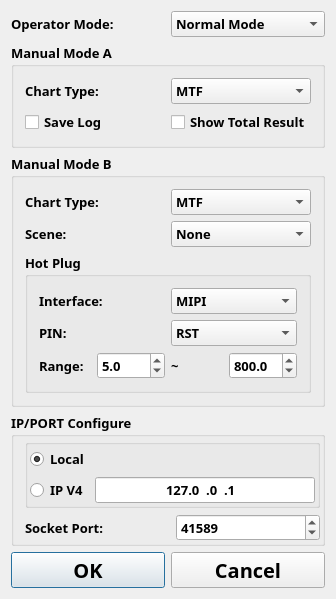
<?xml version="1.0" encoding="UTF-8"?>
<ui version="4.0">
 <class>QHOpModeSwitch</class>
 <widget class="QDialog" name="QHOpModeSwitch">
  <property name="geometry">
   <rect>
    <x>0</x>
    <y>0</y>
    <width>336</width>
    <height>514</height>
   </rect>
  </property>
  <property name="font">
   <font>
    <family>Microsoft Tai Le</family>
    <pointsize>10</pointsize>
    <weight>75</weight>
    <bold>true</bold>
   </font>
  </property>
  <property name="windowTitle">
   <string>Choose Operator Mode</string>
  </property>
  <layout class="QVBoxLayout" name="verticalLayout_6">
   <item>
    <layout class="QHBoxLayout" name="horizontalLayout_6">
     <item>
      <widget class="QLabel" name="label">
       <property name="text">
        <string>Operator Mode:</string>
       </property>
      </widget>
     </item>
     <item>
      <widget class="QComboBox" name="modecomboBox">
       <item>
        <property name="text">
         <string>Normal Mode</string>
        </property>
       </item>
       <item>
        <property name="text">
         <string>Manual Mode A</string>
        </property>
       </item>
       <item>
        <property name="text">
         <string>Slave Mode</string>
        </property>
       </item>
       <item>
        <property name="text">
         <string>Manual Mode B</string>
        </property>
       </item>
       <item>
        <property name="text">
         <string>Master Mode</string>
        </property>
       </item>
      </widget>
     </item>
    </layout>
   </item>
   <item>
    <widget class="QGroupBox" name="manualmodeAgroupBox">
     <property name="title">
      <string>Manual Mode A</string>
     </property>
     <layout class="QVBoxLayout" name="verticalLayout">
      <item>
       <layout class="QHBoxLayout" name="horizontalLayout_3">
        <item>
         <widget class="QLabel" name="charttypeAlabel">
          <property name="text">
           <string>Chart Type:</string>
          </property>
         </widget>
        </item>
        <item>
         <widget class="QComboBox" name="chartTypecomboBox">
          <item>
           <property name="text">
            <string notr="true">MTF</string>
           </property>
          </item>
          <item>
           <property name="text">
            <string notr="true">SFR</string>
           </property>
          </item>
          <item>
           <property name="text">
            <string notr="true">TV Line</string>
           </property>
          </item>
         </widget>
        </item>
       </layout>
      </item>
      <item>
       <layout class="QHBoxLayout" name="horizontalLayout_4">
        <item>
         <widget class="QCheckBox" name="saveLogcheckBox">
          <property name="text">
           <string>Save Log</string>
          </property>
         </widget>
        </item>
        <item>
         <widget class="QCheckBox" name="showTotalResultcheckBox">
          <property name="text">
           <string>Show Total Result</string>
          </property>
         </widget>
        </item>
       </layout>
      </item>
     </layout>
    </widget>
   </item>
   <item>
    <widget class="QGroupBox" name="manualmodeBgroupBox">
     <property name="title">
      <string>Manual Mode B</string>
     </property>
     <layout class="QVBoxLayout" name="verticalLayout_5">
      <item>
       <layout class="QHBoxLayout" name="horizontalLayout_7">
        <item>
         <widget class="QLabel" name="charttypeBlabel">
          <property name="text">
           <string>Chart Type:</string>
          </property>
         </widget>
        </item>
        <item>
         <widget class="QComboBox" name="B_chartTypecomboBox">
          <item>
           <property name="text">
            <string notr="true">MTF</string>
           </property>
          </item>
          <item>
           <property name="text">
            <string notr="true">SFR</string>
           </property>
          </item>
          <item>
           <property name="text">
            <string notr="true">TV Line</string>
           </property>
          </item>
         </widget>
        </item>
       </layout>
      </item>
      <item>
       <layout class="QHBoxLayout" name="horizontalLayout_11">
        <item>
         <widget class="QLabel" name="Scenelabel">
          <property name="text">
           <string>Scene:</string>
          </property>
         </widget>
        </item>
        <item>
         <widget class="QComboBox" name="B_scenccomboBox">
          <property name="currentIndex">
           <number>0</number>
          </property>
          <item>
           <property name="text">
            <string>None</string>
           </property>
          </item>
          <item>
           <property name="text">
            <string>Auto</string>
           </property>
          </item>
          <item>
           <property name="text">
            <string>Focus Adjust</string>
           </property>
          </item>
          <item>
           <property name="text">
            <string>White Field</string>
           </property>
          </item>
          <item>
           <property name="text">
            <string>Black Field</string>
           </property>
          </item>
         </widget>
        </item>
       </layout>
      </item>
      <item>
       <widget class="QGroupBox" name="HotPlugroupBox">
        <property name="title">
         <string>Hot Plug</string>
        </property>
        <layout class="QVBoxLayout" name="verticalLayout_4">
         <item>
          <layout class="QHBoxLayout" name="horizontalLayout_8">
           <item>
            <widget class="QLabel" name="interfacelabel">
             <property name="text">
              <string>Interface:</string>
             </property>
            </widget>
           </item>
           <item>
            <widget class="QComboBox" name="B_PlugInterfacecomboBox">
             <item>
              <property name="text">
               <string notr="true">MIPI</string>
              </property>
             </item>
             <item>
              <property name="text">
               <string notr="true">DVP</string>
              </property>
             </item>
            </widget>
           </item>
          </layout>
         </item>
         <item>
          <layout class="QHBoxLayout" name="horizontalLayout_9">
           <item>
            <widget class="QLabel" name="PINlabel">
             <property name="text">
              <string>PIN:</string>
             </property>
            </widget>
           </item>
           <item>
            <widget class="QComboBox" name="B_Plug2ndNamecomboBox">
             <item>
              <property name="text">
               <string notr="true">RST</string>
              </property>
             </item>
             <item>
              <property name="text">
               <string notr="true">PWDN</string>
              </property>
             </item>
             <item>
              <property name="text">
               <string>MCLK</string>
              </property>
             </item>
             <item>
              <property name="text">
               <string>SCL</string>
              </property>
             </item>
             <item>
              <property name="text">
               <string>SDA</string>
              </property>
             </item>
            </widget>
           </item>
          </layout>
         </item>
         <item>
          <layout class="QHBoxLayout" name="horizontalLayout_10">
           <item>
            <widget class="QLabel" name="rangelabel">
             <property name="text">
              <string>Range:</string>
             </property>
            </widget>
           </item>
           <item>
            <widget class="QDoubleSpinBox" name="B_PlugMindoubleSpinBox">
             <property name="prefix">
              <string notr="true"/>
             </property>
             <property name="suffix">
              <string notr="true"/>
             </property>
             <property name="decimals">
              <number>1</number>
             </property>
             <property name="maximum">
              <double>2000.000000000000000</double>
             </property>
             <property name="value">
              <double>5.000000000000000</double>
             </property>
            </widget>
           </item>
           <item>
            <widget class="QLabel" name="wavelinelabel">
             <property name="text">
              <string notr="true">~</string>
             </property>
            </widget>
           </item>
           <item>
            <widget class="QDoubleSpinBox" name="B_PlugMaxdoubleSpinBox">
             <property name="prefix">
              <string notr="true"/>
             </property>
             <property name="suffix">
              <string notr="true"/>
             </property>
             <property name="decimals">
              <number>1</number>
             </property>
             <property name="maximum">
              <double>2000.000000000000000</double>
             </property>
             <property name="value">
              <double>800.000000000000000</double>
             </property>
            </widget>
           </item>
          </layout>
         </item>
        </layout>
       </widget>
      </item>
     </layout>
    </widget>
   </item>
   <item>
    <widget class="QGroupBox" name="ipsetgroupBox">
     <property name="title">
      <string>IP/PORT Configure</string>
     </property>
     <layout class="QVBoxLayout" name="verticalLayout_3">
      <property name="topMargin">
       <number>2</number>
      </property>
      <property name="rightMargin">
       <number>2</number>
      </property>
      <property name="bottomMargin">
       <number>2</number>
      </property>
      <item>
       <widget class="QGroupBox" name="groupBox_3">
        <property name="title">
         <string/>
        </property>
        <layout class="QVBoxLayout" name="verticalLayout_2">
         <property name="margin">
          <number>2</number>
         </property>
         <item>
          <widget class="QRadioButton" name="localradioButton">
           <property name="text">
            <string>Local</string>
           </property>
           <property name="checked">
            <bool>true</bool>
           </property>
          </widget>
         </item>
         <item>
          <layout class="QHBoxLayout" name="horizontalLayout">
           <item>
            <widget class="QRadioButton" name="ipV4radioButton">
             <property name="text">
              <string>IP V4</string>
             </property>
            </widget>
           </item>
           <item>
            <widget class="QLineEdit" name="ipv4lineEdit">
             <property name="inputMask">
              <string notr="true">000.000.000.000; </string>
             </property>
             <property name="text">
              <string notr="true">127.0.0.1</string>
             </property>
             <property name="alignment">
              <set>Qt::AlignCenter</set>
             </property>
             <property name="placeholderText">
              <string notr="true"/>
             </property>
            </widget>
           </item>
          </layout>
         </item>
        </layout>
       </widget>
      </item>
      <item>
       <layout class="QHBoxLayout" name="horizontalLayout_5">
        <item>
         <widget class="QLabel" name="label_3">
          <property name="text">
           <string>Socket Port:</string>
          </property>
         </widget>
        </item>
        <item>
         <widget class="QSpinBox" name="portspinBox">
          <property name="suffix">
           <string notr="true"/>
          </property>
          <property name="prefix">
           <string notr="true"/>
          </property>
          <property name="minimum">
           <number>30000</number>
          </property>
          <property name="maximum">
           <number>65535</number>
          </property>
          <property name="value">
           <number>41589</number>
          </property>
         </widget>
        </item>
       </layout>
      </item>
     </layout>
    </widget>
   </item>
   <item>
    <layout class="QHBoxLayout" name="horizontalLayout_2">
     <item>
      <widget class="QPushButton" name="okpushButton">
       <property name="sizePolicy">
        <sizepolicy hsizetype="Minimum" vsizetype="Preferred">
         <horstretch>0</horstretch>
         <verstretch>0</verstretch>
        </sizepolicy>
       </property>
       <property name="font">
        <font>
         <pointsize>15</pointsize>
        </font>
       </property>
       <property name="text">
        <string>OK</string>
       </property>
      </widget>
     </item>
     <item>
      <widget class="QPushButton" name="cancelpushButton">
       <property name="sizePolicy">
        <sizepolicy hsizetype="Minimum" vsizetype="Preferred">
         <horstretch>0</horstretch>
         <verstretch>0</verstretch>
        </sizepolicy>
       </property>
       <property name="font">
        <font>
         <pointsize>15</pointsize>
        </font>
       </property>
       <property name="text">
        <string>Cancel</string>
       </property>
      </widget>
     </item>
    </layout>
   </item>
  </layout>
 </widget>
 <layoutdefault spacing="6" margin="11"/>
 <resources/>
 <connections/>
</ui>
